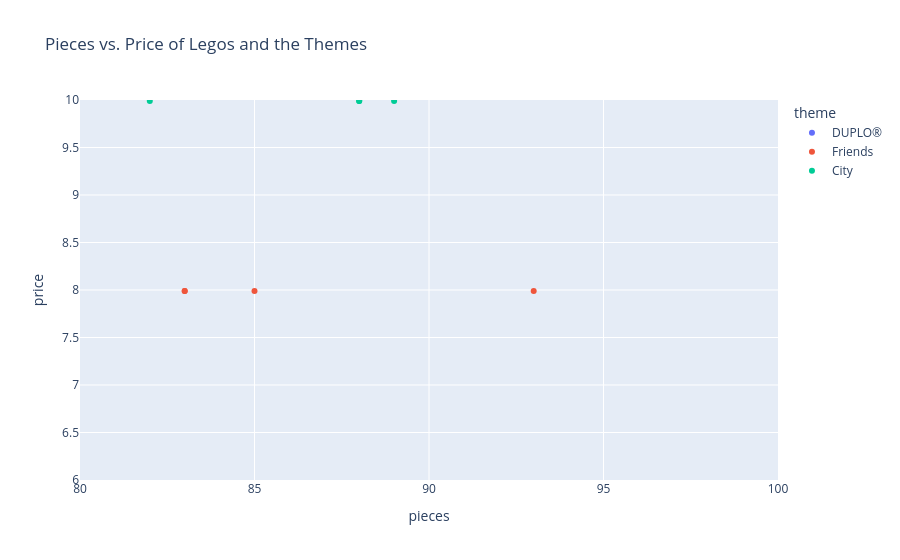

Notebook code for this chart:
### Code cell
fig = px.scatter(DF,
                 x='pieces',
                 y='price',
                 color='theme',
                 title='Pieces vs. Price of Legos and the Themes',
hover_data=['set_name', 'ages', 'unique_pieces'],
range_x=[80, 100],
range_y=[6, 10])                

fig.show()
# By hovering over the three sets that cost $7.99, you can see the ages are all 6+ so perfect for your 6 year old cousin

### Figure 1 — Plotly figure (JSON) as saved in the notebook; plotly's stock layout.template omitted (floating-point values rounded to 4 significant figures)
{"data": [{"customdata": [["My First Ladybird", "Ages_1½-3", 5], ["My First Race Car", "Ages_1½-3", 6], ["My First Celebration", "Ages_1½-3", 18], ["Large Playground Brick Box", "Ages_2-5", 49], ["Farmers' Market", "Ages_2-5", 18], ["Farm Animals", "Ages_2-5", 13], ["Train Bridge and Tracks", "Ages_2-5", 10], ["Cargo Train", "Ages_2-5", 68], ["Spider-Man & Hulk Adventures", "Ages_2-5", 29], ["Rapunzel's Tower", "Ages_2-5", 26], ["Train Tracks", "Ages_2-5", 9], ["My First Fun Puzzle", "Ages_1½+", 15], ["My First Car Creations", "Ages_1½+", 31], ["Fire Truck", "Ages_2+", 16], ["Baby Animals", "Ages_2+", 9], ["Tropical Island", "Ages_2+", 44], ["Plane", "Ages_2+", 11], ["Submarine Adventure", "Ages_2+", 22], ["Alphabet Truck", "Ages_1½+", 35], ["Tow Truck", "Ages_1½+", 7], ["Super Heroes Lab", "Ages_2+", 23], ["Bedroom", "Ages_2+", 16], ["Pizza Stand", "Ages_2+", 15], ["Bakery", "Ages_2+", 33], ["Modular Playhouse", "Ages_2+", 56]], "hovertemplate": "theme=DUPLO®<br>pieces=%{x}<br>price=%{y}<br>set_name=%{customdata[0]}<br>ages=%{customdata[1]}<br>unique_pieces=%{customdata[2]}<extra></extra>", "legendgroup": "DUPLO®", "marker": {"color": "#636efa", "symbol": "circle"}, "mode": "markers", "name": "DUPLO®", "orientation": "v", "showlegend": true, "type": "scatter", "x": [6, 6, 41, 71, 26, 16, 26, 105, 38, 37, 23, 15, 34, 21, 9, 73, 12, 24, 36, 7, 30, 16, 18, 46, 129], "xaxis": "x", "y": [4.99, 4.99, 14.99, 49.99, 19.99, 9.99, 24.99, 120.0, 29.99, 29.99, 19.99, 19.99, 19.99, 19.99, 9.99, 59.99, 9.99, 19.99, 24.99, 6.99, 29.99, 14.99, 9.99, 34.99, 59.99], "yaxis": "y"}, {"customdata": [["Stephanie's Soccer Practice", "Ages_6-12", 78], ["Olivia's Mission Vehicle", "Ages_6-12", 106], ["Mia's Tree House", "Ages_6-12", 151], ["Friendship House", "Ages_6-12", 309], ["Friends Advent Calendar", "Ages_6-12", 202], ["Stephanie's Heart Box", "Ages_6+", 36], ["Mia's Heart Box", "Ages_6+", 38], ["Mia's Forest Adventures", "Ages_6+", 77], ["Stephanie's Obstacle Course", "Ages_6+", 168], ["Mia's House", "Ages_6+", 274], ["Andrea's Pool Party", "Ages_6+", 221], ["Turtles Rescue Mission", "Ages_6+", 125], ["Dolphins Rescue Mission", "Ages_6+", 192], ["Andrea's Summer Heart Box", "Ages_6+", 46], ["Olivia's Summer Heart Box", "Ages_6+", 48], ["Heartlake City Hospital", "Ages_6+", 154], ["Puppy Playground", "Ages_4+", 41], ["Andrea's Play Cube - Singer", "Ages_6+", 32], ["Mia's Play Cube - Veterinarian", "Ages_6+", 32], ["Mia's Play Cube - Cinema", "Ages_6+", 31], ["Baby Elephant Jungle Rescue", "Ages_6+", 111], ["Tiger Hot Air Balloon Jungle Rescue", "Ages_7+", 145], ["Jungle Rescue Base", "Ages_8+", 251], ["Emma's Fashion Shop", "Ages_6+", 152], ["Beach House", "Ages_6+", 216]], "hovertemplate": "theme=Friends<br>pieces=%{x}<br>price=%{y}<br>set_name=%{customdata[0]}<br>ages=%{customdata[1]}<br>unique_pieces=%{customdata[2]}<extra></extra>", "legendgroup": "Friends", "marker": {"color": "#EF553B", "symbol": "circle"}, "mode": "markers", "name": "Friends", "orientation": "v", "showlegend": true, "type": "scatter", "x": [119, 223, 351, 722, 500, 85, 83, 134, 337, 715, 468, 225, 363, 83, 93, 379, 57, 49, 40, 37, 203, 302, 648, 343, 444], "xaxis": "x", "y": [14.99, 19.99, 29.99, 69.99, 29.99, 7.99, 7.99, 14.99, 39.99, 69.99, 49.99, 19.99, 39.99, 7.99, 7.99, 49.99, 9.99, 9.99, 9.99, 9.99, 19.99, 39.99, 79.99, 29.99, 49.99], "yaxis": "y"}, {"customdata": [["Off-Road Chase", "Ages_5-12", 28], ["Mountain Fugitives", "Ages_5-12", 61], ["Dirt Road Pursuit", "Ages_5-12", 140], ["Pickup & Caravan", "Ages_5-12", 188], ["Heavy Cargo Transport", "Ages_5-12", 161], ["Mining Team", "Ages_5-12", 64], ["People Pack - Outdoor Adventures", "Ages_5-12", 128], ["Parachute Arrest", "Ages_5+", 139], ["Dock Side Fire", "Ages_5+", 63], ["Fire Station", "Ages_5+", 210], ["Fire Plane", "Ages_6+", 151], ["Construction Loader", "Ages_5+", 50], ["Diving Yacht", "Ages_5+", 81], ["Harvester Transport", "Ages_5+", 166], ["Mars Research Shuttle", "Ages_5+", 135], ["Police Helicopter Chase", "Ages_5+", 127], ["Police Monster Truck Heist", "Ages_5+", 198], ["Police Station", "Ages_6+", 298], ["Fire Helicopter Response", "Ages_5+", 61], ["Street Sweeper", "Ages_5+", 55], ["Monster Truck", "Ages_5+", 34], ["Construction Bulldozer", "Ages_4+", 81], ["Tuning Workshop", "Ages_6+", 411], ["Ocean Exploration Ship", "Ages_7+", 314], ["Safari Off-Roader", "Ages_5+", 86]], "hovertemplate": "theme=City<br>pieces=%{x}<br>price=%{y}<br>set_name=%{customdata[0]}<br>ages=%{customdata[1]}<br>unique_pieces=%{customdata[2]}<extra></extra>", "legendgroup": "City", "marker": {"color": "#00cc96", "symbol": "circle"}, "mode": "markers", "name": "City", "orientation": "v", "showlegend": true, "type": "scatter", "x": [37, 88, 297, 344, 310, 82, 164, 218, 97, 509, 363, 88, 148, 358, 273, 212, 362, 743, 93, 89, 55, 126, 897, 745, 168], "xaxis": "x", "y": [6.99, 9.99, 39.99, 29.99, 29.99, 9.99, 39.99, 39.99, 19.99, 69.99, 59.99, 9.99, 19.99, 29.99, 39.99, 39.99, 59.99, 99.99, 29.99, 9.99, 9.99, 19.99, 99.99, 150.0, 19.99], "yaxis": "y"}], "layout": {"legend": {"title": {"text": "theme"}, "tracegroupgap": 0}, "title": {"text": "Pieces vs. Price of Legos and the Themes"}, "xaxis": {"anchor": "y", "domain": [0, 1], "range": [80, 100], "title": {"text": "pieces"}}, "yaxis": {"anchor": "x", "domain": [0, 1], "range": [6, 10], "title": {"text": "price"}}}}
